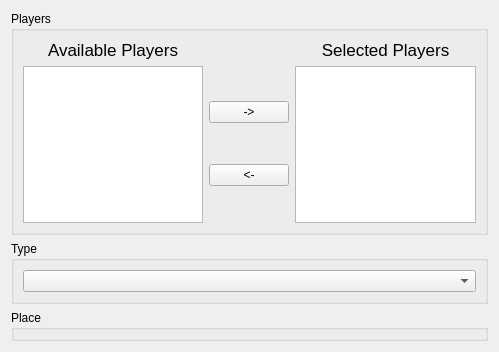
<?xml version="1.0" encoding="UTF-8"?>
<ui version="4.0">
 <class>LiveGameGeneralOptionsWidget</class>
 <widget class="QWizardPage" name="LiveGameGeneralOptionsWidget">
  <property name="geometry">
   <rect>
    <x>0</x>
    <y>0</y>
    <width>499</width>
    <height>352</height>
   </rect>
  </property>
  <property name="windowTitle">
   <string>WizardPage</string>
  </property>
  <layout class="QVBoxLayout" name="verticalLayout_2">
   <item>
    <widget class="QGroupBox" name="groupBox">
     <property name="title">
      <string>Players</string>
     </property>
     <layout class="QGridLayout" name="gridLayout">
      <item row="0" column="0">
       <widget class="QLabel" name="label">
        <property name="text">
         <string>&lt;!DOCTYPE HTML PUBLIC &quot;-//W3C//DTD HTML 4.0//EN&quot; &quot;http://www.w3.org/TR/REC-html40/strict.dtd&quot;&gt;
&lt;html&gt;&lt;head&gt;&lt;meta name=&quot;qrichtext&quot; content=&quot;1&quot; /&gt;&lt;style type=&quot;text/css&quot;&gt;
p, li { white-space: pre-wrap; }
&lt;/style&gt;&lt;/head&gt;&lt;body style=&quot; font-family:'Ubuntu'; font-size:8pt; font-weight:400; font-style:normal;&quot;&gt;
&lt;p align=&quot;center&quot; style=&quot; margin-top:0px; margin-bottom:0px; margin-left:0px; margin-right:0px; -qt-block-indent:0; text-indent:0px;&quot;&gt;&lt;span style=&quot; font-family:'Lucida Grande'; font-size:13pt;&quot;&gt;Available Players&lt;/span&gt;&lt;/p&gt;&lt;/body&gt;&lt;/html&gt;</string>
        </property>
       </widget>
      </item>
      <item row="0" column="2">
       <widget class="QLabel" name="label_2">
        <property name="text">
         <string>&lt;!DOCTYPE HTML PUBLIC &quot;-//W3C//DTD HTML 4.0//EN&quot; &quot;http://www.w3.org/TR/REC-html40/strict.dtd&quot;&gt;
&lt;html&gt;&lt;head&gt;&lt;meta name=&quot;qrichtext&quot; content=&quot;1&quot; /&gt;&lt;style type=&quot;text/css&quot;&gt;
p, li { white-space: pre-wrap; }
&lt;/style&gt;&lt;/head&gt;&lt;body style=&quot; font-family:'Lucida Grande'; font-size:13pt; font-weight:400; font-style:normal;&quot;&gt;
&lt;p align=&quot;center&quot; style=&quot; margin-top:0px; margin-bottom:0px; margin-left:0px; margin-right:0px; -qt-block-indent:0; text-indent:0px;&quot;&gt;Selected Players&lt;/p&gt;&lt;/body&gt;&lt;/html&gt;</string>
        </property>
       </widget>
      </item>
      <item row="1" column="0">
       <widget class="QListWidget" name="listWidgetAllPlayers"/>
      </item>
      <item row="1" column="1">
       <layout class="QVBoxLayout" name="verticalLayout">
        <item>
         <widget class="QPushButton" name="pushButtonSelect">
          <property name="text">
           <string>-&gt;</string>
          </property>
         </widget>
        </item>
        <item>
         <widget class="QPushButton" name="pushButtonDeselect">
          <property name="text">
           <string>&lt;-</string>
          </property>
         </widget>
        </item>
       </layout>
      </item>
      <item row="1" column="2">
       <widget class="QListWidget" name="listWidgetSelectedPlayers"/>
      </item>
     </layout>
    </widget>
   </item>
   <item>
    <widget class="QGroupBox" name="groupBox_2">
     <property name="title">
      <string>Type</string>
     </property>
     <layout class="QVBoxLayout" name="verticalLayout_3">
      <item>
       <widget class="QComboBox" name="comboBoxGameType"/>
      </item>
     </layout>
    </widget>
   </item>
   <item>
    <widget class="QGroupBox" name="groupBox_3">
     <property name="title">
      <string>Place</string>
     </property>
    </widget>
   </item>
  </layout>
 </widget>
 <resources/>
 <connections/>
</ui>
